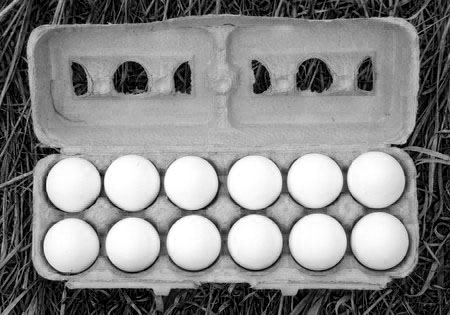
#> input picture exam/ex4.jpg, 450 x 315 px
$ python ex4.py
#> lines starting #> are read from the running program, lines starting #| are printed output that depends on the picture; after the words box and inside, x2 and y2 are one past the last pixel; in counts of white or black regions, pixels touching at a corner belong together
import matplotlib.pylab as plt
import cv2
import numpy as np

font = cv2.FONT_HERSHEY_SIMPLEX

count = 0
fontScale = 0.7
color = (0, 255, 0)
thickness = 2

img = cv2.imread("ex4.jpg")
#> img is the input picture: shape (315, 450, 3); min 0, max 255, mean 135.7
output = img.copy()
gray = cv2.cvtColor(img, cv2.COLOR_BGR2GRAY)
gray = cv2.medianBlur(gray,5)
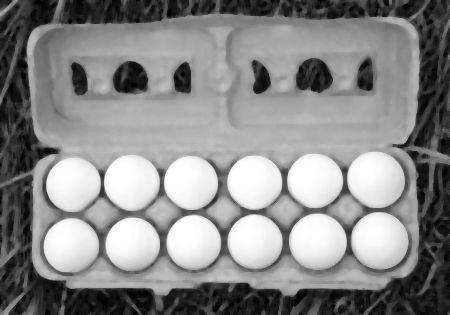
#> gray: shape (315, 450); min 0, max 255, mean 136.3
circles = cv2.HoughCircles(gray, cv2.HOUGH_GRADIENT, 1, 20,
                           param1=50, param2=30, minRadius=20, maxRadius=40)
#> circles = [[317.5, 241.5, 28.1], [193.5, 241.5, 27.1], [70.5, 245.5, 27.1], [378.5, 241.5, 29.4], [131.5, 181.5, 27.1], [375.5, 179.5, 28.2], [258.5, 244.5, 31.6], [131.5, 242.5, 31.6], [256.5, 178.5, 30.5], [314.5, 179.5, 27], [190.5, 181.5, 26.8], [70.5, 182.5, 28.2]]
detected_circle = np.uint16(np.around(circles))
#> detected_circle = [[318, 242, 28], [194, 242, 27], [70, 246, 27], [378, 242, 29], [132, 182, 27], [376, 180, 28], [258, 244, 32], [132, 242, 32], [256, 178, 30], [314, 180, 27], [190, 182, 27], [70, 182, 28]]
for (x,y,r) in detected_circle[0,:]:
    cv2.circle(output, (x,y), r, (0, 0, 255), 3)
    cv2.circle(output, (x,y), 2, (0, 0, 255), 1)
    count = count + 1
#> this loop made 12 passes
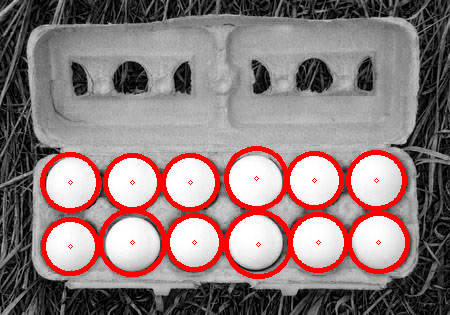
#> output: shape (315, 450, 3); 7.45% of pixels changed, all inside (x1, y1, x2, y2) = (40, 146, 410, 279)
#> after the loop, count = 12

cv2.putText(output, 'Count: ' + str(count) , (0, 20), font,  fontScale, color, thickness, cv2.LINE_AA)
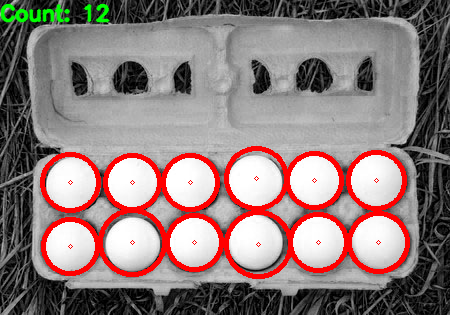
#> output: shape (315, 450, 3); 0.82% of pixels changed, all inside (x1, y1, x2, y2) = (0, 3, 110, 23)
#cv2.imshow("Circle",output)
#cv2.waitKey(0)
#cv2.destroyAllWindows()
plt.imshow(cv2.cvtColor(output, cv2.COLOR_BGR2RGB))

$ run again, with exam/ex5.jpg copied over exam/ex4.jpg
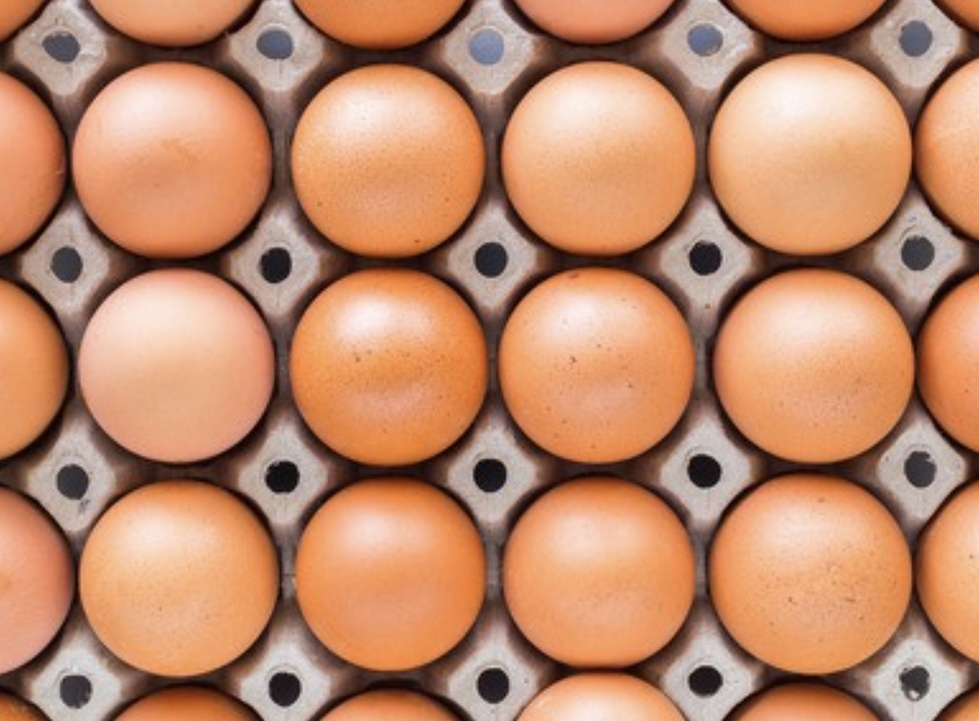
#> input picture exam/ex5.jpg, 979 x 721 px, shrunk from 1740 x 1282 before the run
#> img is the input picture: shape (721, 979, 3); mean B, G, R 106.7, 136.6, 189.5
#> circles = [[487.5, 682.5, 38.3]]
#> detected_circle = [[488, 682, 38]]
#> the loop `for (x,y,r) in detected_circle[0,:]:` made 1 pass
#> (x, y, r, count) on pass 1: (488, 682, 38, 1)
#> after the loop `for (x,y,r) in detected_circle[0,:]:`:
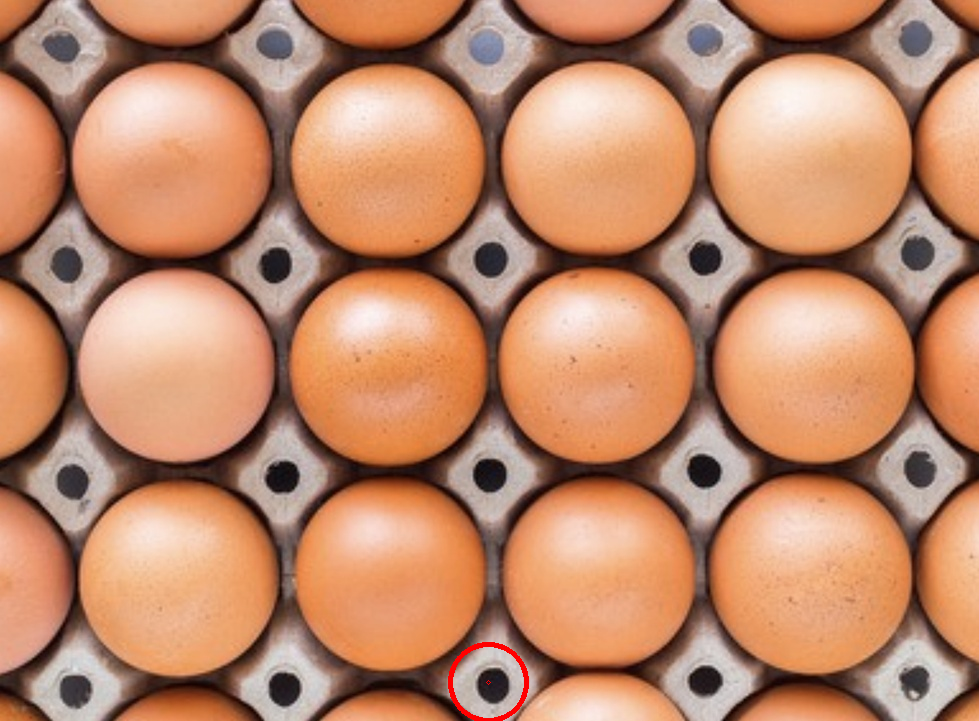
#> output: shape (721, 979, 3); 0.17% of pixels changed, all inside (x1, y1, x2, y2) = (448, 642, 529, 721)
#> after the loop `for (x,y,r) in detected_circle[0,:]:`: count = 1
#> `cv2.putText(output, 'Count: ' + str(count) , (0, 20), font,  fontScale..`:
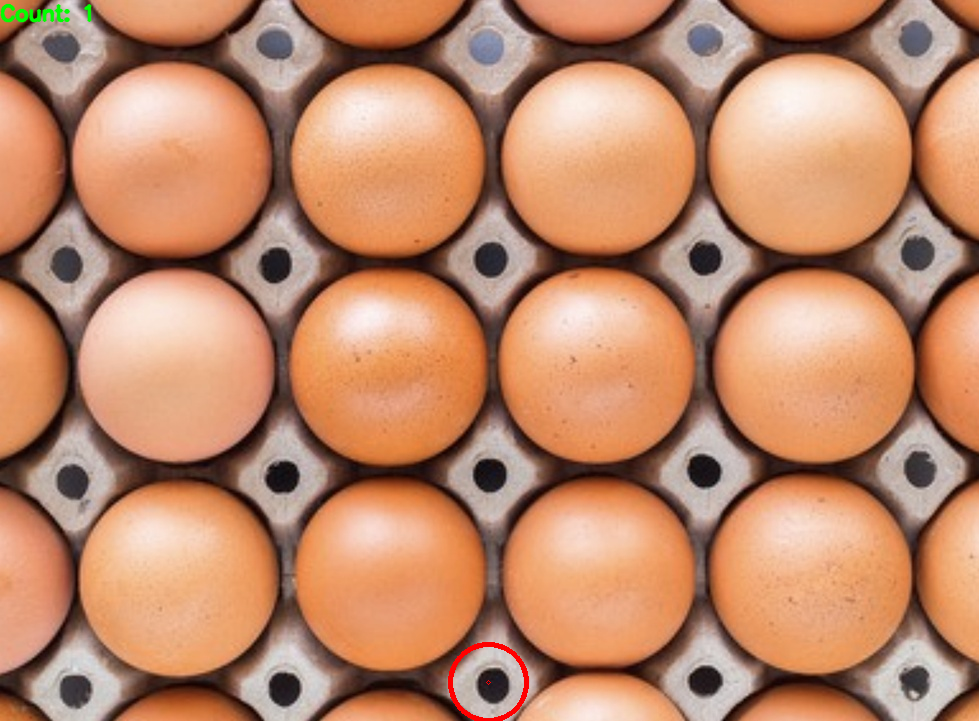
#> output: shape (721, 979, 3); 0.14% of pixels changed, all inside (x1, y1, x2, y2) = (0, 3, 93, 23)

$ run again, with exam/ex6.jpg copied over exam/ex4.jpg
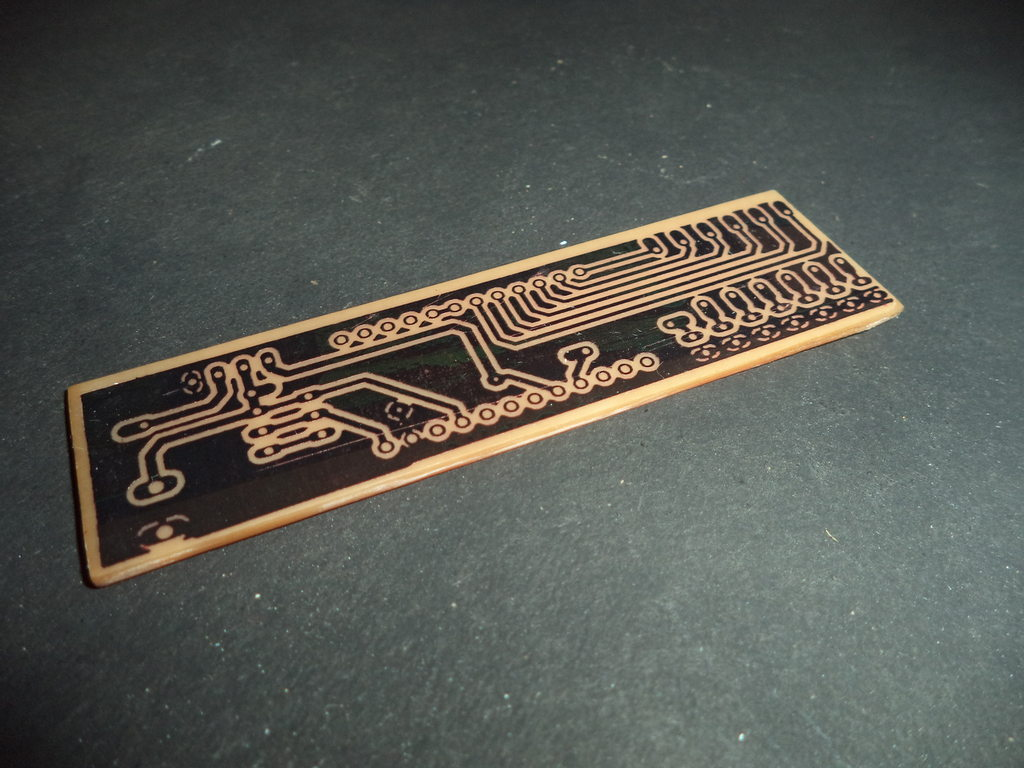
#> input picture exam/ex6.jpg, 1024 x 768 px
#> img is the input picture: shape (768, 1024, 3); mean B, G, R 82.5, 88.5, 86.3
#> circles = [[522.5, 306.5, 35], [547.5, 289.5, 22.5], [769.5, 303.5, 21.6]]
#> detected_circle = [[522, 306, 35], [548, 290, 22], [770, 304, 22]]
#> the loop `for (x,y,r) in detected_circle[0,:]:` made 3 passes
#> after the loop `for (x,y,r) in detected_circle[0,:]:`:
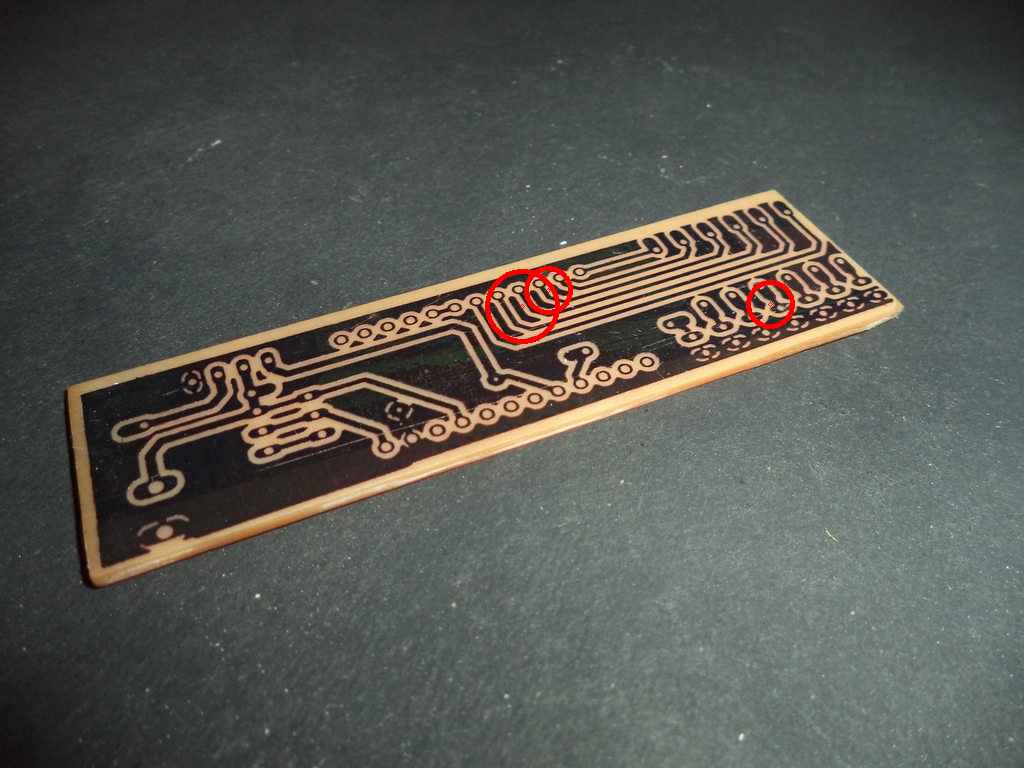
#> output: shape (768, 1024, 3); 0.31% of pixels changed, all inside (x1, y1, x2, y2) = (485, 266, 795, 344)
#> after the loop `for (x,y,r) in detected_circle[0,:]:`: count = 3
#> `cv2.putText(output, 'Count: ' + str(count) , (0, 20), font,  fontScale..`:
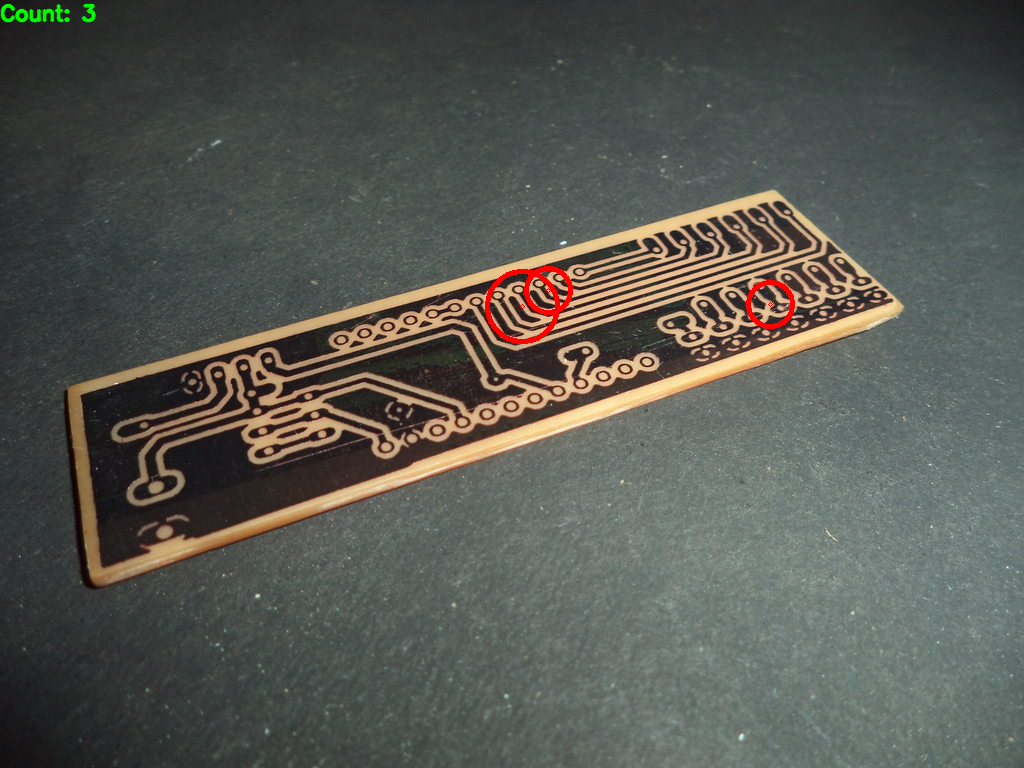
#> output: shape (768, 1024, 3); 0.13% of pixels changed, all inside (x1, y1, x2, y2) = (0, 3, 97, 23)
